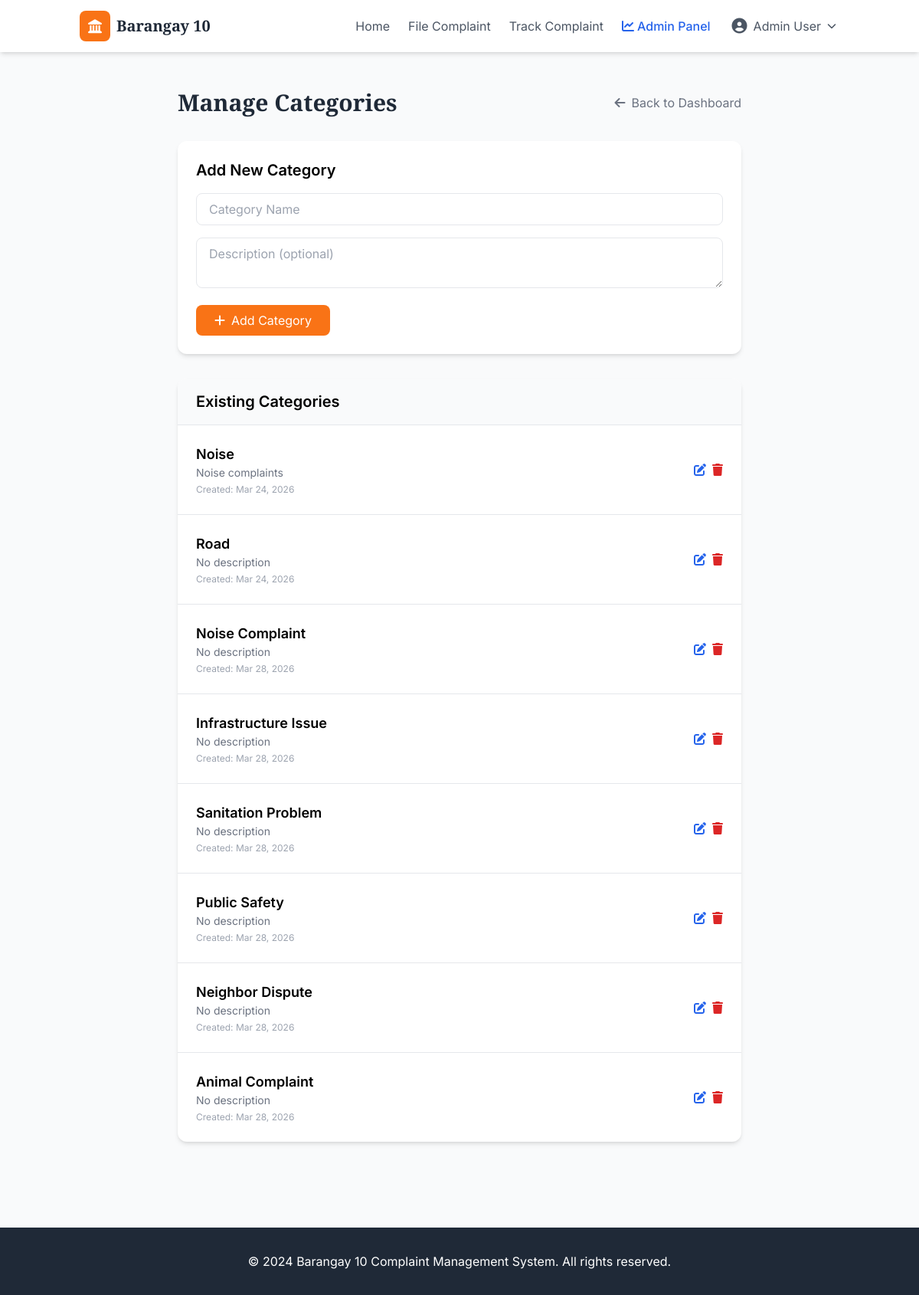
The app's page /categories/ (signed in) with its own data.
### accounts/models.py (models this page shows, shortened)
class User(AbstractUser):
    username = None
    email = models.EmailField(unique=True)
    ROLE_CHOICES = [
        ('resident', 'Resident'),
        ('admin', 'Admin'),
        ('captain', 'Captain'),
    ]
    role = models.CharField(max_length=20, choices=ROLE_CHOICES, default='resident')
    first_name = models.CharField(max_length=150)
    last_name = models.CharField(max_length=150)
    is_verified = models.BooleanField(default=False)
    verification_code = models.CharField(max_length=6, blank=True, null=True)
    verification_code_created_at = models.DateTimeField(blank=True, null=True)
    USERNAME_FIELD = 'email'
    REQUIRED_FIELDS = ['first_name', 'last_name']
    objects = UserManager()
    def is_admin(self):
        return self.role in ['admin', 'captain']

### complaints/models.py (models this page shows, shortened)
class Category(models.Model):
    name = models.CharField(max_length=50, unique=True)
    description = models.TextField(blank=True)
    created_at = models.DateTimeField(auto_now_add=True)
    class Meta:
        verbose_name_plural = "Categories"

### complaints/views.py (the view, shortened to what this page needs)
# urls.py: path('categories/', views.manage_categories, name='manage_categories'),
@login_required
@user_passes_test(lambda u: u.is_admin())
def manage_categories(request):
    categories = Category.objects.all()
    return render(request, 'complaints/manage_categories.html', {'categories': categories})

### templates/complaints/manage_categories.html (shortened to what this page needs)
{% extends 'base.html' %}
{% block content %}
<div class="container mx-auto px-4 py-12 max-w-3xl">
    <div class="flex justify-between items-center mb-8">
        <h1 class="text-3xl font-display font-bold text-gray-800">Manage Categories</h1>
        <a href="{% url 'admin_dashboard' %}" class="text-gray-500 hover:text-gray-700">
            <i class="fas fa-arrow-left mr-2"></i>Back to Dashboard
        </a>
    </div>
    <div class="bg-white rounded-xl shadow-md p-6 mb-8">
        <h2 class="text-xl font-semibold mb-4">Add New Category</h2>
        <form method="POST">
            <div class="mb-4">
                <input type="text" name="name" placeholder="Category Name" required
                       class="w-full px-4 py-2 border rounded-lg focus:outline-none focus:ring-2 focus:ring-orange-500">
            </div>
            <div class="mb-4">
                <textarea name="description" rows="2" placeholder="Description (optional)"
                          class="w-full px-4 py-2 border rounded-lg focus:outline-none focus:ring-2 focus:ring-orange-500"></textarea>
            </div>
            <button type="submit" class="bg-orange-500 text-white px-6 py-2 rounded-lg hover:bg-orange-600">
                <i class="fas fa-plus mr-2"></i>Add Category
            </button>
        </form>
    </div>
    <div class="bg-white rounded-xl shadow-md overflow-hidden">
        <div class="px-6 py-4 bg-gray-50 border-b">
            <h2 class="text-xl font-semibold">Existing Categories</h2>
        </div>
        <div class="divide-y">
            {% for category in categories %}
            <div class="p-6 flex justify-between items-center">
                <div>
                    <h3 class="font-semibold text-lg">{{ category.name }}</h3>
                    <p class="text-gray-500 text-sm">{{ category.description|default:"No description" }}</p>
                    <p class="text-gray-400 text-xs mt-1">Created: {{ category.created_at|date:"M d, Y" }}</p>
                </div>
                <div class="flex gap-2">
                    <button onclick="openEditModal({{ category.id }}, '{{ category.name }}', '{{ category.description|escapejs }}')"
                            class="text-blue-600 hover:text-blue-800">
                        <i class="fas fa-edit"></i>
                    </button>
                    <form method="POST" class="inline">
                        <button type="submit" class="text-red-600 hover:text-red-800" onclick="return confirm('Delete this category?')">
                            <i class="fas fa-trash"></i>
                        </button>
                    </form>
                </div>
            </div>
            {% empty %}
            <div class="p-12 text-center text-gray-500">
                <i class="fas fa-folder-open text-4xl mb-3"></i>
                <p>No categories yet. Add your first category above!</p>
            </div>
            {% endfor %}
        </div>
    </div>
</div>
{% endblock %}

### templates/base.html (shortened to what this page needs)
<!DOCTYPE html>
<html lang="en">
<head>
    <script src="https://cdn.tailwindcss.com"></script>
    <link rel="stylesheet" href="https://cdnjs.cloudflare.com/ajax/libs/font-awesome/6.4.0/css/all.min.css">
</head>
<body class="bg-gray-50">
    <nav class="bg-white shadow-md sticky top-0 z-50">
        <div class="container mx-auto px-4 py-3 flex justify-between items-center">
            <a href="{% url 'home' %}" class="flex items-center gap-2">
                <div class="w-10 h-10 bg-orange-500 rounded-lg flex items-center justify-center">
                    <i class="fas fa-landmark text-white text-lg"></i>
                </div>
                <span class="font-display font-bold text-xl text-gray-800">Barangay 10</span>
            </a>
            <div class="hidden md:flex items-center gap-6">
                <a href="{% url 'home' %}" class="text-gray-600 hover:text-orange-500 transition">Home</a>
                <a href="{% url 'submit_complaint' %}" class="text-gray-600 hover:text-orange-500 transition">File Complaint</a>
                <a href="{% url 'track_complaint' %}" class="text-gray-600 hover:text-orange-500 transition">Track Complaint</a>
                {% if user.is_authenticated %}
                    {% if user.is_admin %}
                        <a href="{% url 'admin_dashboard' %}" class="text-blue-600 hover:text-blue-700 transition font-medium">
                            <i class="fas fa-chart-line mr-1"></i>Admin Panel
                        </a>
                    {% endif %}
                    <div class="dropdown-container">
                        <button class="flex items-center gap-2 text-gray-600 hover:text-orange-500 py-2 px-1">
                            <i class="fas fa-user-circle text-xl"></i>
                            <span>{{ user.first_name }} {{ user.last_name }}</span>
                            <i class="fas fa-chevron-down text-xs"></i>
                        </button>
                    </div>
                {% endif %}
            </div>
        </div>
    </nav>
    <main>
        {% block content %}{% endblock %}
    </main>
    <footer class="bg-gray-800 text-white mt-16">
        <div class="container mx-auto px-4 py-8 text-center">
            <p>&copy; 2024 Barangay 10 Complaint Management System. All rights reserved.</p>
        </div>
    </footer>
</body>
</html>

### templates/base.html (style rules this page uses)
* { font-family: 'Inter', sans-serif; }
.font-display { font-family: 'Playfair Display', serif; }
.dropdown-container { position: relative; }
.dropdown-container::after { content: ''; position: absolute; top: 100%; right: 0; width: 100%; height: 5px; background: transparent; }

### records on screen
User: first_name "Admin", last_name "User"
Category: name "Noise", description "Noise complaints", created_at "Mar 24, 2026"
Category: name "Road", description "No description", created_at "Mar 24, 2026"
Category: name "Noise Complaint", description "No description", created_at "Mar 28, 2026"
Category: name "Infrastructure Issue", description "No description", created_at "Mar 28, 2026"
Category: name "Sanitation Problem", description "No description", created_at "Mar 28, 2026"
Category: name "Public Safety", description "No description", created_at "Mar 28, 2026"
Category: name "Neighbor Dispute", description "No description", created_at "Mar 28, 2026"
Category: name "Animal Complaint", description "No description", created_at "Mar 28, 2026"
